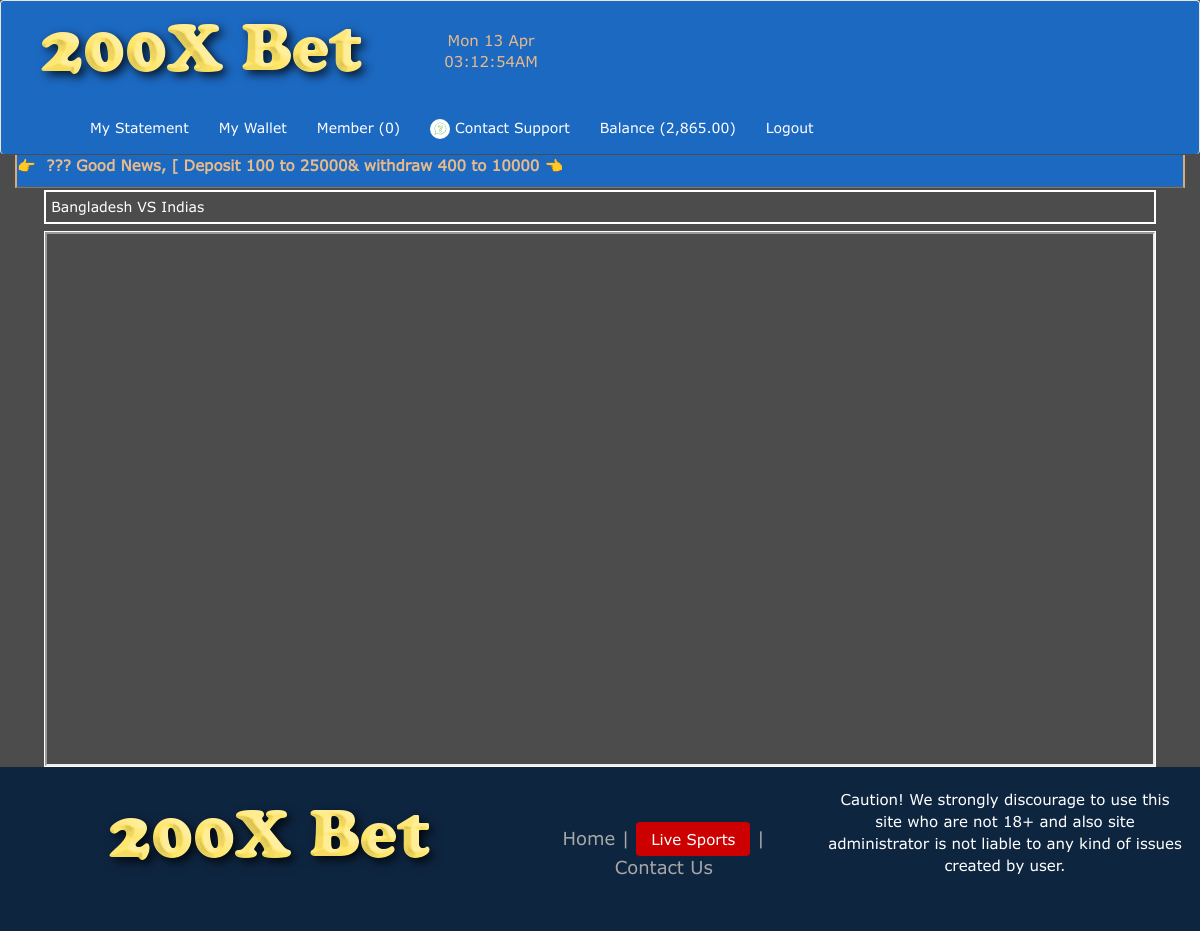
Page /club/live-sports.php (signed in) on the committed database.
### tables this page shows
CREATE TABLE `tbl_member` (
  `user_id` int(10) NOT NULL,
  `full_name` varchar(100) NOT NULL,
  `user_name` varchar(100) NOT NULL,
  `credit` varchar(3000) NOT NULL,
  `email` varchar(255) NOT NULL,
  `phone` varchar(100) NOT NULL,
  `password` varchar(255) NOT NULL,
  `country` varchar(100) DEFAULT NULL,
  `club_id` varchar(255) DEFAULT NULL,
  `sponsor_id` varchar(255) DEFAULT NULL,
  `joining_date` varchar(100) NOT NULL,
  `status` varchar(10) NOT NULL
);

CREATE TABLE `tbl_scroll` (
  `scroll_id` int(10) NOT NULL,
  `message` text NOT NULL
);

CREATE TABLE `tbl_video` (
  `id` int(10) NOT NULL,
  `description` varchar(500) NOT NULL,
  `link` varchar(1000) NOT NULL,
  `status` int(10) NOT NULL
);

### club/live-sports.php (the view, shortened to what this page needs)
<?php
include("login.php");
if(isset($_SESSION['user'])){
    $uid=$_SESSION['user']['user_id'];
    $statement666 = $pdo->prepare("SELECT *
        FROM tbl_member WHERE user_id=?");
    $statement666->execute(array($uid));
    $result666 = $statement666->fetchAll(PDO::FETCH_ASSOC);
    foreach ($result666 as $row666) {
        $m=$row666['credit'];
    }
}
$state = $pdo->prepare("SELECT *
 FROM tbl_video ORDER BY id ASC");
$state->execute();
$results = $state->fetchAll(PDO::FETCH_ASSOC);
$statement20 = $pdo->prepare("SELECT * FROM tbl_scroll");
$statement20->execute();
$result20 = $statement20->fetchAll(PDO::FETCH_ASSOC);
foreach ($result20 as $row20) {
    $message=$row20['message'];
}
?>
<?php include 'inc/head.php'; ?>
<?php include 'inc/header.php'; ?>
<?php include 'inc/scroll.php'; ?>
<?php
foreach ($results as $result) {
  $description=$result['description'];
  $link=$result['link'];
}  ?>
<div class="row live-sports">
    <div class="live-video-description mt-3">
        <?php echo $description ; ?>
    </div>
    <div class="live-video mt-3">
        <iframe width="100%" height="100%" src="<?php echo $link ; ?>/?&autoplay=1" frameborder="5"  allowfullscreen></iframe>
    </div>
</div>
</div>
</section>
<?php include 'inc/footer.php'; ?>
<?php include 'inc/scripts.php'; ?>

### club/inc/header.php (shortened to what this page needs)
<div id="wrapper  ">
	<header><meta http-equiv="Content-Type" content="text/html; charset=utf-8">
		<nav class="navbar navbar-default heading_color">
			<div class="container ">
				<div class="navbar-header ">
					<div class="headerLogoWrap">
						<div class="logo">
							<a class="" href="index.php"><img src="images/coollogo_com-3628899.png"/></a>
						</div>
						<div class="dateshow" style="background: none !important">
							<span id="MyClockDisplayx" onload="showTimex()" style="font-size: 15px;"></span>
						</div>
					</div>
				</div>
				<div class="collapse navbar-collapse" id="bs-example-navbar-collapse-1">
					<ul class="nav navbar-nav navbar-middle nv">
						<?php
						if(!isset($_SESSION['user'])){
							?>
							<?php
						}
						else{
    $cm=$_SESSION['user']['club_name'];
    $uid=$_SESSION['user']['cc_id'];
	$statement9 = $pdo->prepare("SELECT * FROM tbl_member WHERE tbl_member.club_id=? ORDER BY tbl_member.user_id ASC");
                                            	$statement9->execute(array($uid));
                                            	$tm = $statement9->rowCount();
							?>
							<li><a style="color: #000 !important;"><?php echo $cm; ?></a> </li>
							<li> <a href="statement.php">My Statement</a></li>
							<li> <a href="wallet.php"> My Wallet</a></li>
							<li><a href="club_member.php">Member (<?php echo $tm; ?>) </a>
							</li>
							<li><a href="contact-us.php"> <img src="svg/ticket_Icon.svg" style="height: 20px;"> Contact Support</a>
							</li>
							<li class="my-balance"> <a href="#">Balance (<?php echo number_format($m, 2, '.', ','); ?>)</a></li>
							<li>
								<a class="dropdown-item" href="logout.php">
									Logout
								</a>
								</li>
							<?php } ?>
						</ul>
					</div>
				</div>
			</nav>
		</header>
	</div>

### club/inc/scroll.php (shortened to what this page needs)
<div class="">
  <section class="callaction " style="border-bottom: 1px solid #5F5F5F;min-height: 450px;">
    <div class="content-container mx-auto  p-0 container ">
      <div class="">
        <div class="col-xl-12 col-lg-12 col-md-12 col-sm-12 col-xs-12  pl-0 pr-0 ">
          <div>
            <div>
              <div class="abc">
                <div class="list-group">
                  <marquee style="background:#005A4C !important ?> " class="mrq" scrollamount="3" direction="scroll">
                    <p><strong>👉&nbsp; <?php echo $message; ?> 👈</strong> </p>
                  </marquee>

### club/css/indexStylee166.css (style rules this page uses)
* { font-family:verdana }
body { font-family:verdana }
.mrq { color:#e7ba8b;background:#016d5f;border-left:2px solid #d8ab7d;border-right:2px solid #d8ab7d;font-size:15px;border-bottom:1px solid #9e7143 }
.content-container { margin-left:auto;margin-right:auto }
.pr-0 { padding-right:0!important }
.pl-0 { padding-left:0!important }
.p-0 { padding:0!important }
.navbar-default { border-bottom:0 }
.dateshow { text-align:center;padding:0;color:#e7b989;background:#005c4e;font-size:13px;margin-bottom:0;font-weight:500;width:120px;margin-left:50px;margin-top:8px }

### club/css/headerStyle2c70.css (style rules this page uses)
body { background-color: #4c4c4c }
.nv li a { color: #f9f9fa!important }
.nv li a { color: #fff!important }
.callaction { margin-top: -19px }
.headerLogoWrap { display: flex; margin-bottom: 10px }
.container.p-0 .row { margin: 0 }

### club/css/custom.css (style rules this page uses)
.live-sports .live-video { margin-top: 7px !important; width: 95%; margin: auto; height: 500px; border: 1px solid #fff; }
@media screen and (max-width: 1352px) { .live-sports .live-video { margin-top: 7px !important; width: 95%; margin: auto; height: 536px; border: 1px solid #fff; } }
.live-sports .live-video-description { margin-top: 7px !important; width: 95%; margin: auto; height: auto; border: 2px solid #fff; padding:5px; color:#fff; }
@media screen and (max-width: 1352px) { .live-sports .live-video-description { margin-top: 7px !important; width: 95%; margin: auto; height: auto; border: 2px solid #fff; padding:5px; color:#fff; } }
.heading_color { background: #1C69C2 !important; }
.dateshow { background: none !important; margin-top: 29px !important; }
.mrq { background: #1C69C2 !important; }

### rows in the picture
tbl_member: credit "2,865.00"
tbl_scroll: message "??? Good News, [ Deposit 100 to 25000& withdraw 400 to 10000"
tbl_video: description "Bangladesh VS Indias"

### other values in the picture
$tm "0"
